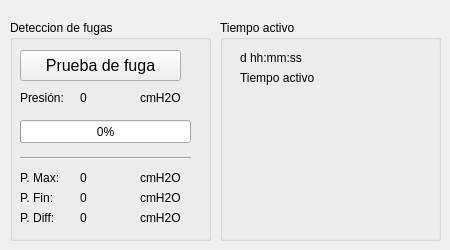
      <widget class="QWidget" name="tab_10">
       <attribute name="title">
        <string>Mantenimiento</string>
       </attribute>
       <widget class="QGroupBox" name="groupBox_14">
        <property name="geometry">
         <rect>
          <x>10</x>
          <y>20</y>
          <width>201</width>
          <height>221</height>
         </rect>
        </property>
        <property name="title">
         <string>Deteccion de fugas</string>
        </property>
        <widget class="QPushButton" name="pushButton_pressLeaks">
         <property name="geometry">
          <rect>
           <x>10</x>
           <y>30</y>
           <width>161</width>
           <height>31</height>
          </rect>
         </property>
         <property name="font">
          <font>
           <pointsize>12</pointsize>
          </font>
         </property>
         <property name="text">
          <string>Prueba de fuga</string>
         </property>
        </widget>
        <widget class="QLabel" name="label_pressLeaks">
         <property name="geometry">
          <rect>
           <x>70</x>
           <y>70</y>
           <width>61</width>
           <height>16</height>
          </rect>
         </property>
         <property name="text">
          <string>0</string>
         </property>
        </widget>
        <widget class="QProgressBar" name="progressBar_pressLeak">
         <property name="geometry">
          <rect>
           <x>10</x>
           <y>100</y>
           <width>171</width>
           <height>23</height>
          </rect>
         </property>
         <property name="value">
          <number>0</number>
         </property>
        </widget>
        <widget class="QLabel" name="label_pressLeaks_2">
         <property name="geometry">
          <rect>
           <x>130</x>
           <y>70</y>
           <width>51</width>
           <height>16</height>
          </rect>
         </property>
         <property name="text">
          <string>cmH2O</string>
         </property>
        </widget>
        <widget class="QLabel" name="label_13">
         <property name="geometry">
          <rect>
           <x>10</x>
           <y>70</y>
           <width>51</width>
           <height>16</height>
          </rect>
         </property>
         <property name="text">
          <string>Presión:</string>
         </property>
        </widget>
        <widget class="Line" name="line_10">
         <property name="geometry">
          <rect>
           <x>10</x>
           <y>130</y>
           <width>171</width>
           <height>16</height>
          </rect>
         </property>
         <property name="orientation">
          <enum>Qt::Horizontal</enum>
         </property>
        </widget>
        <widget class="QLabel" name="label_pressLeaksMax">
         <property name="geometry">
          <rect>
           <x>70</x>
           <y>150</y>
           <width>61</width>
           <height>16</height>
          </rect>
         </property>
         <property name="text">
          <string>0</string>
         </property>
        </widget>
        <widget class="QLabel" name="label_pressLeaks_4">
         <property name="geometry">
          <rect>
           <x>130</x>
           <y>150</y>
           <width>51</width>
           <height>16</height>
          </rect>
         </property>
         <property name="text">
          <string>cmH2O</string>
         </property>
        </widget>
        <widget class="QLabel" name="label_17">
         <property name="geometry">
          <rect>
           <x>10</x>
           <y>150</y>
           <width>51</width>
           <height>16</height>
          </rect>
         </property>
         <property name="text">
          <string>P. Max:</string>
         </property>
        </widget>
        <widget class="QLabel" name="label_18">
         <property name="geometry">
          <rect>
           <x>10</x>
           <y>170</y>
           <width>51</width>
           <height>16</height>
          </rect>
         </property>
         <property name="text">
          <string>P. Fin:</string>
         </property>
        </widget>
        <widget class="QLabel" name="label_pressLeaks_5">
         <property name="geometry">
          <rect>
           <x>130</x>
           <y>170</y>
           <width>51</width>
           <height>16</height>
          </rect>
         </property>
         <property name="text">
          <string>cmH2O</string>
         </property>
        </widget>
        <widget class="QLabel" name="label_pressLeaksFin">
         <property name="geometry">
          <rect>
           <x>70</x>
           <y>170</y>
           <width>61</width>
           <height>16</height>
          </rect>
         </property>
         <property name="text">
          <string>0</string>
         </property>
        </widget>
        <widget class="QLabel" name="label_pressLeaksDiff">
         <property name="geometry">
          <rect>
           <x>70</x>
           <y>190</y>
           <width>61</width>
           <height>16</height>
          </rect>
         </property>
         <property name="text">
          <string>0</string>
         </property>
        </widget>
        <widget class="QLabel" name="label_19">
         <property name="geometry">
          <rect>
           <x>10</x>
           <y>190</y>
           <width>51</width>
           <height>16</height>
          </rect>
         </property>
         <property name="text">
          <string>P. Diff:</string>
         </property>
        </widget>
        <widget class="QLabel" name="label_pressLeaks_8">
         <property name="geometry">
          <rect>
           <x>130</x>
           <y>190</y>
           <width>51</width>
           <height>16</height>
          </rect>
         </property>
         <property name="text">
          <string>cmH2O</string>
         </property>
        </widget>
       </widget>
       <widget class="QGroupBox" name="groupBox_15">
        <property name="geometry">
         <rect>
          <x>220</x>
          <y>20</y>
          <width>221</width>
          <height>221</height>
         </rect>
        </property>
        <property name="title">
         <string>Tiempo activo</string>
        </property>
        <widget class="QLabel" name="label_activeTime">
         <property name="geometry">
          <rect>
           <x>20</x>
           <y>50</y>
           <width>181</width>
           <height>16</height>
          </rect>
         </property>
         <property name="text">
          <string>Tiempo activo</string>
         </property>
        </widget>
        <widget class="QLabel" name="label_activeTime_2">
         <property name="geometry">
          <rect>
           <x>20</x>
           <y>30</y>
           <width>181</width>
           <height>16</height>
          </rect>
         </property>
         <property name="text">
          <string>d hh:mm:ss</string>
         </property>
        </widget>
       </widget>
      </widget>
